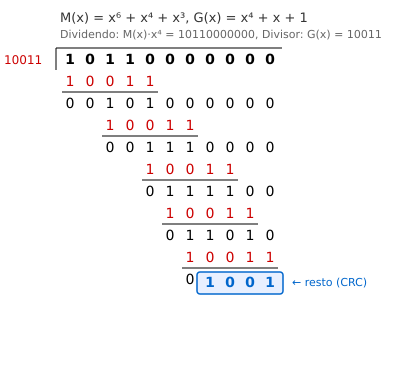

Reproduce this figure in Python.
#!/usr/bin/env python3
"""Generate an SVG illustrating polynomial long division over GF(2).

Example: divide M(x) * x^4 by G(x) = x^4 + x + 1  (binary 10011)
with M(x) = x^6 + x^4 + x^3 = 1011000.
We append 4 zeros -> dividend = 10110000000.
"""
import svgwrite

GENERATOR = 0b10011
GEN_DEGREE = 4
MSG_BITS   = [1,0,1,1,0,0,0]
DIVIDEND   = MSG_BITS + [0]*GEN_DEGREE

def gf2_div(dividend, gen, gen_deg):
    buf = list(dividend)
    steps = []
    for i in range(len(buf) - gen_deg):
        if buf[i] == 1:
            for j in range(gen_deg + 1):
                buf[i+j] ^= (gen >> (gen_deg - j)) & 1
            steps.append((i, list(buf)))
    remainder = buf[-gen_deg:]
    return steps, remainder

steps, remainder = gf2_div(DIVIDEND, GENERATOR, GEN_DEGREE)

CELL   = 20
FONT   = 14
LEFT   = 60
TOP    = 50
LINE_H = CELL + 4

n_bits = len(DIVIDEND)
gen_bits = [(GENERATOR >> (GEN_DEGREE - j)) & 1 for j in range(GEN_DEGREE + 1)]

W = LEFT + n_bits * CELL + 140
H = TOP + (len(steps) * 2 + 3) * LINE_H + 20

dwg = svgwrite.Drawing('poly_div.svg', size=(f'{W}px', f'{H}px'),
                        viewBox=f'0 0 {W} {H}')
dwg.defs.add(dwg.style("""
    text { font-family: 'Inria Sans', 'DejaVu Sans', sans-serif; }
"""))

def bits_text(bits, x0, y0, color='black', bold=False):
    for k, b in enumerate(bits):
        fw = 'bold' if bold else 'normal'
        dwg.add(dwg.text(str(b), insert=(x0 + k*CELL + CELL//2, y0 + FONT),
                         text_anchor='middle', font_size=FONT, fill=color,
                         font_weight=fw))

def hline(x1, y, x2):
    dwg.add(dwg.line((x1, y), (x2, y), stroke='black', stroke_width=1))

# Title
dwg.add(dwg.text('M(x) = x\u2076 + x\u2074 + x\u00b3,   G(x) = x\u2074 + x + 1',
                 insert=(LEFT, TOP - 28), font_size=13, fill='#333'))
dwg.add(dwg.text('Dividendo: M(x)\u00b7x\u2074 = 10110000000,   Divisor: G(x) = 10011',
                 insert=(LEFT, TOP - 12), font_size=11, fill='#666'))

y = TOP
# Dividend row
bits_text(DIVIDEND, LEFT, y, bold=True)

# Long division bracket
bx = LEFT - 4
hline(bx, TOP - 2, LEFT + n_bits*CELL + 2)
dwg.add(dwg.line((bx, TOP - 2), (bx, TOP + LINE_H - 4), stroke='black', stroke_width=1))

# Generator label on left
dwg.add(dwg.text('10011', insert=(4, y + FONT), font_size=12, fill='#c00'))

# Division steps
cur = list(DIVIDEND)
y = TOP + LINE_H

for step_idx, (pos, buf_after) in enumerate(steps):
    sub_x = LEFT + pos * CELL
    bits_text(gen_bits, sub_x, y - 2, color='#c00')
    xor_y = y + LINE_H - 6
    hline(sub_x + 2, xor_y, sub_x + (GEN_DEGREE+1)*CELL - 2)
    y = xor_y + 2

    for j in range(pos, n_bits):
        dwg.add(dwg.text(str(buf_after[j]),
                         insert=(LEFT + j*CELL + CELL//2, y + FONT),
                         text_anchor='middle', font_size=FONT, fill='black'))
    y += LINE_H

# Highlight remainder
rem_x = LEFT + (n_bits - GEN_DEGREE) * CELL
rem_y = y - LINE_H + 2
dwg.add(dwg.rect((rem_x - 3, rem_y), (GEN_DEGREE * CELL + 6, FONT + 8),
                  fill='#e8f0ff', stroke='#0066cc', stroke_width=1.5, rx=3))
for k, b in enumerate(remainder):
    dwg.add(dwg.text(str(b), insert=(rem_x + k*CELL + CELL//2, rem_y + FONT + 1),
                     text_anchor='middle', font_size=FONT, fill='#0066cc',
                     font_weight='bold'))
dwg.add(dwg.text('\u2190 resto (CRC)', insert=(rem_x + GEN_DEGREE*CELL + 12, rem_y + FONT),
                 font_size=11, fill='#0066cc'))

dwg.save()
print("Saved poly_div.svg")
